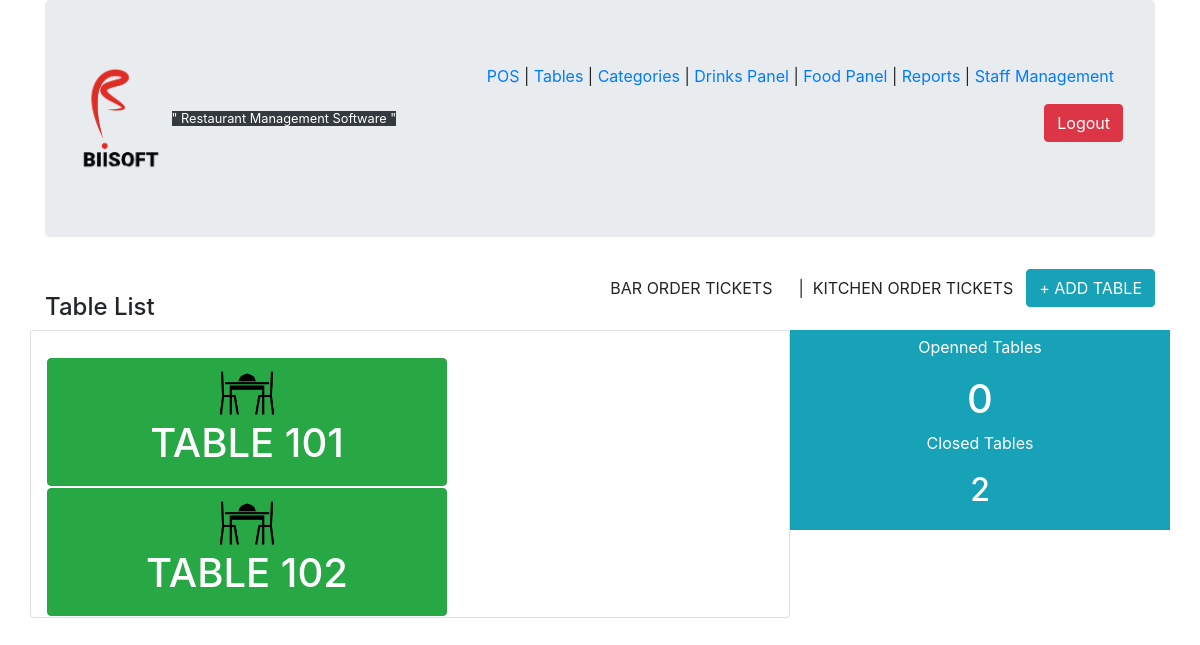
The page /tables.php (signed in) on the database its author committed.
### tables this page shows
CREATE TABLE `tables` (
  `table_id` int(11) NOT NULL,
  `table_number` int(255) NOT NULL,
  `table_status` int(11) NOT NULL DEFAULT 0,
  `table_deleted` int(11) NOT NULL DEFAULT 0,
  `table_deleted_date` int(11) DEFAULT NULL,
  `table_deleted_by` varchar(45) DEFAULT NULL
);

### tables.php (the view, shortened to what this page needs)
<?php
include "includes/start.php";
include "includes/header.php";
if ($_SESSION['ROLE'] == 1 || $_SESSION['ROLE'] == 3) {
?>
<div class="container">
    <?php
    if ($_SESSION['ROLE'] == 1){
    ?>
    <button type="button" class="btn btn-small btn-info float-right" data-toggle="modal" data-target="#table">+ ADD TABLE</button>
   <?php
    }else{
    }
    ?>
<a href="kot.php" class="btn btn-small btn-white float-right">|&nbsp; KITCHEN ORDER TICKETS</a>
    <a href="bot.php" class="btn btn-small btn-white float-right"> &nbsp; BAR ORDER TICKETS</a>
    </div>
<br>
       <div class="container">
       	<h2 class="h4">Table List</h2>
<div class="row">
	<div class="col-md-8 card">
    <table border=0>
        <tr>
            <th>&nbsp;</th>
            <th>&nbsp;</th>
        </tr>
        <?php
    $table = $mysqli->query("SELECT * FROM tables WHERE table_deleted = 0") or die("Error");
    while($tData = $table->fetch_assoc()):
        $tableID = $tData['table_id'];
                ?>
        <tr >
            <?php
            if ($tData['table_status'] == 1) {
$tableItems = $mysqli->query("SELECT COUNT(tableitems.item_name) AS totalItems FROM tables,tableitems WHERE tables.table_id = tableitems.tables_ID AND tableitems.tables_ID = '$tableID' AND item_dlt = 0;") or die("Error");
$tableItemsTotal = $tableItems->fetch_assoc();
                ?>
            <td><a href="table.orders.php?table=<?php echo $tData['table_id']?>" class='btn btn-warning' style='width:400px; padding:10px;'><span class='h4'> <sup><?php echo $tableItemsTotal['totalItems']; ?></sup> </span><img src="images/tables.png" width="60" height="50"><h1><?php echo 'TABLE '.$tData['table_number'];?></h1> </a></td>
            <?php
            }else{
                ?>
                <td><a href="table.orders.php?table=<?php echo $tData['table_id']?>" class='btn btn-success' style='width:400px; padding:10px;'><img src="images/tables.png" width="60" height="50"><h1><?php echo 'TABLE '.$tData['table_number']?></h1></a></td>
           <?php }
            ?>
        </tr>
        <?php
endwhile;
?>
    </table>
	</div>
	<div id="selesDetails" class="col-md-4 bg-info text-white">
		<center><p>Openned Tables</p></center>
		<center><h1 class="h1">
		<?php
    $tableTotal = $mysqli->query("SELECT COUNT(table_status) AS totalOpenned FROM tables WHERE table_deleted = 0 AND table_status = 1") or die("Error");
		echo $tableTotal->fetch_assoc()['totalOpenned'];
		?>
	</h1></center>
		<center><p>Closed Tables</p></center>
		<center>
			<p>
				<h1 class="h2">
                    <?php
    $tableTotal = $mysqli->query("SELECT COUNT(table_status) AS totalOpenned FROM tables WHERE table_deleted = 0 AND table_status = 0") or die("Error");
		echo $tableTotal->fetch_assoc()['totalOpenned'];
		?>
		</h1>
	</p>
	</center>
	</div>
</div>
       </div>
  <?php
        include "includes/footer.php";
            }else{
       $message = "Access Denied!";
       header("location: login.php?success=$message");
       exit();
 }
?>

### css/main.css (style rules this page uses)
#selesDetails { background: #EEE; height: 30%; padding: 5px; }
.float-right { float: right; margin-bottom: 2%; }

### rows shown on the page
tables: table_status 0 (drawn), table_number "101"
tables: table_status 0 (drawn), table_number "102"

### other values the page prints
$tableTotal->fetch_assoc()['totalOpenned'] "0"
$tableTotal->fetch_assoc()['totalOpenned'] "2"
